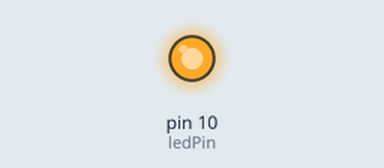
Recording of a program running on a simulated Arduino Uno, built with avr-gcc and run on an emulated ATmega328P. On the bench: output pins drawn as LEDs (lit = HIGH).

Above: at 1.0 s.
At 3.0 s:
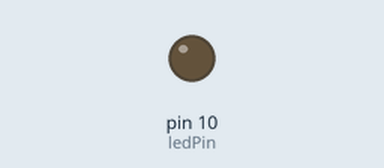
Timing chart, 0 to 5.2 s (numbered marks = the images above):
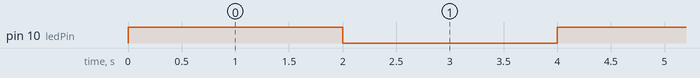

The program:

main.cpp
```cpp
/* Allumer une led 2 sec , eteindre 2 secondes
brancher fil rouge (+) de la led sur pin 10
        fil noir (-) sur le GND de l'arduino
c'est basique, mais on commence par là !
Richard 2017
*/

// On commence par indiquer les bibliothèque (library) qui seront utilisées
// la première celle-ci
#include <Arduino.h>

const int ledPin = 10;   // pin digital 10 sur l'arduino

// ======================== SETUP ===============================
void setup() {
  // Open serial communications and wait for port to open:
//  Serial.begin(9600);
  pinMode(ledPin, OUTPUT);   // il faut donc que du 5v sorte par le pin 10 pour allumer la ledPin
                            // donc en OUTPUT
} // fin du setup

void loop(){               // on boucle avec le loop Ad vitam æternam

digitalWrite(ledPin, HIGH);   // on donne du 5V , led s'allume
delay (2000);
digitalWrite(ledPin, LOW);    // on supprime le 5V , led s'éteint
delay (2000);                 // on attend 2 sec

} // fin du loop
```

Measured:
- by itself, pin 10 (ledPin): alternates HIGH for 2.0 s and LOW for 2.0 s
